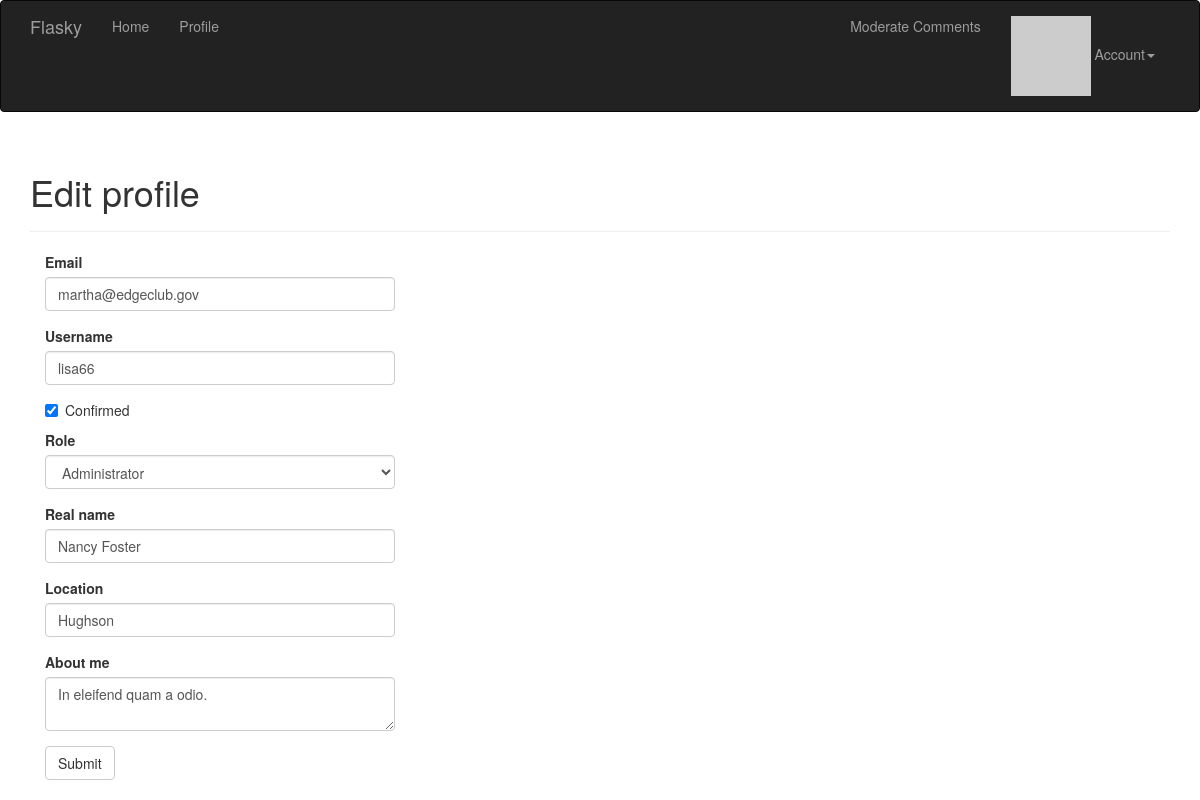
/edit-profile/3 (signed in), run on the app's committed database.
### src/app/models.py (models this page shows, shortened)
class User(UserMixin, db.Model):
    __tablename__ = 'users'
    id = db.Column(db.Integer(), primary_key=True)
    email = db.Column(db.String(64), unique=True, index=True)
    username = db.Column(db.String(255), unique=True, index=True)
    role_id = db.Column(db.Integer, db.ForeignKey('roles.id'))
    posts = db.relationship('Post', backref='author', lazy='dynamic')
    comments = db.relationship('Comment', backref='author', lazy='dynamic')
    password_hash = db.Column(db.String(128))
    confirmed = db.Column(db.Boolean(), default=False)
    name = db.Column(db.String(64))
    location = db.Column(db.String(64))
    about_me = db.Column(db.Text())
    member_since = db.Column(db.DateTime(), default=datetime.utcnow)
    last_seen = db.Column(db.DateTime(), default=datetime.utcnow)
    avatar_hash = db.Column(db.String(32))
    followed = db.relationship('Follow',
                               foreign_keys=[Follow.follower_id],
                               backref=db.backref('follower', lazy='joined'),
                               lazy='dynamic',
                               cascade='all, delete-orphan')
    followers = db.relationship('Follow',
                               foreign_keys=[Follow.followed_id],
                               backref=db.backref('followed', lazy='joined'),
                               lazy='dynamic',
                               cascade='all, delete-orphan')
    @property
    def password(self):
        raise AttributeError('password is not a readable attribute')
    def can(self, permission):
        return self.role is not None and (self.role.permission & permission) == permission
    def ping(self):
        self.last_seen = datetime.utcnow()
        db.session.add(self)
    def gravatar(self, size=100, default='identicon', rating='g'):
        if request.is_secure:
            url = 'http://secure.gravatar.com/avatar'
        else:
            url = 'http://www.gravatar.com/avatar'
        hash = self.avatar_hash or self.gravatar_hash()
        return '{url}/{hash}?s={size}&d={default}&r={rating}'.format(
            url=url, hash=hash, size=size, default=default, rating=rating)

### src/app/main/views.py (the view, shortened to what this page needs)
@main.route('/edit-profile/<int:id>', methods=['GET', 'POST'])
@login_required
@permission_required(Permission.ADMINISTER)
def edit_profile_admin(id):
    user = User.query.get_or_404(id)
    form = EditProfileAdminForm(user)
    form.email.data = user.email
    form.username.data = user.username
    form.confirmed.data = user.confirmed
    form.role.data = user.role
    form.name.data = user.name
    form.location.data = user.location
    form.about_me.data = user.about_me
    return render_template('edit_profile.html', form=form, user=user)

### src/app/main/forms.py (shortened to what this page needs)
class EditProfileAdminForm(FlaskForm):
    email = StringField('Email', validators=[Required(),
                                             Length(1, 64),
                                             Email()])
    username = StringField('Username', validators=[Required(),
                                                   Length(1, 64),
                                                   Regexp('^[A-Za-z][A-Za-z0-9_.]*$', 0, 'Username must have only letters,'
                                                          'numbers, dots or underscores')])
    confirmed = BooleanField('Confirmed')
    role = SelectField('Role', coerce=int)
    name = StringField('Real name', validators=[Length(0, 64)])
    location = StringField('Location', validators=[Length(0, 64)])
    about_me = TextAreaField('About me')
    submit = SubmitField('Submit')
    def __init__(self, user, *args, **kwargs):
        super().__init__(*args, **kwargs)
        self.role.choices = [(role.id, role.name)
                             for role in Role.query.order_by(Role.name).all()]
        self.user = user

### src/app/auth/views.py (called while the page is built)
@auth.before_app_request
def before_request():
    print(request, ':', request.endpoint)
    if current_user.is_authenticated:
        current_user.ping()
        if not current_user.confirmed and request.endpoint[:5] != 'auth.':
            return redirect(url_for('auth.unconfirmed'))

### src/app/main/__init__.py (called while the page is built)
@main.app_context_processor
def inject_permissions():
    return dict(Permission=Permission)

### src/app/models.py (called while the page is built)
@login_manager.user_loader
def load_user(user_id):
    return User.query.get(int(user_id))

### src/app/templates/edit_profile.html (shortened to what this page needs)
<!DOCTYPE html>
{% extends 'base.html' %}
{% import 'bootstrap/wtf.html' as wtf %}
{% block page_content %}
<div class='page-header'>
    <h1>Edit profile</h1>
</div>
<div class='col-md-4'>
    {{ wtf.quick_form(form) }}
</div>
{% endblock %}

### data on the page
User: email "martha@edgeclub.gov", username "lisa66", confirmed "☑", role "Administrator", name "Nancy Foster", location "Hughson", about_me "In eleifend quam a odio."
